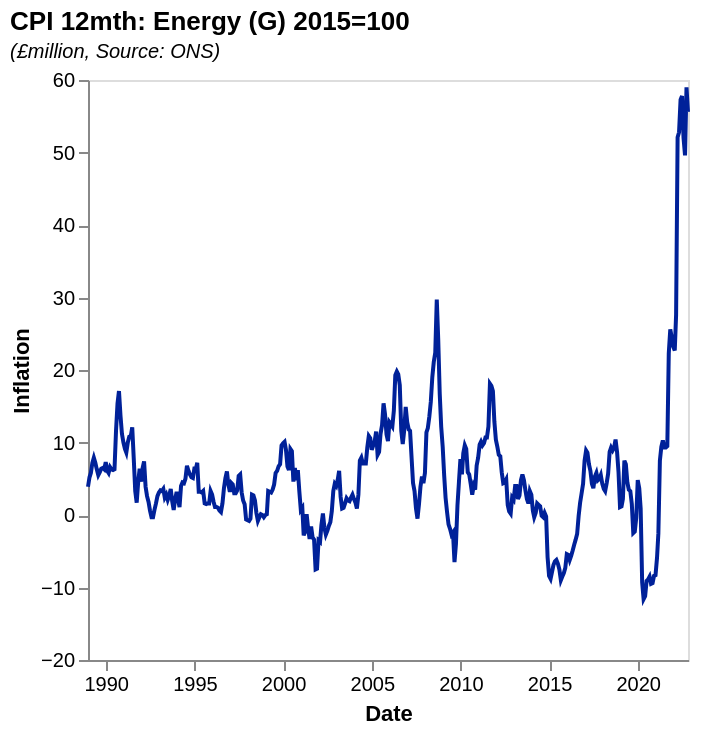

Specify this chart in Vega-Lite:
### Vega-Lite specification from a JSON file in a GitHub repository (floating-point values rounded to 4 significant figures; data arrays with more than 128 entries replaced by an {"elided": "..."} marker saying what was removed)
{"$schema": "https://vega.github.io/schema/vega-lite/v5.json", "data": {"values": {"elided": "407 records"}, "format": {"parse": {"date": "date"}}}, "title": {"text": "CPI 12mth: Energy (G) 2015=100", "subtitle": "(£million, Source: ONS)", "subtitleFontStyle": "italic", "subtitleFontSize": 10, "anchor": "start", "color": "black"}, "width": 300, "height": 290, "mark": {"type": "line", "color": "#002199"}, "encoding": {"x": {"field": "date", "type": "temporal", "axis": {"grid": false}, "title": "Date"}, "y": {"field": "value", "type": "quantitative", "axis": {"grid": false}, "title": "Inflation"}}, "config": {}}
